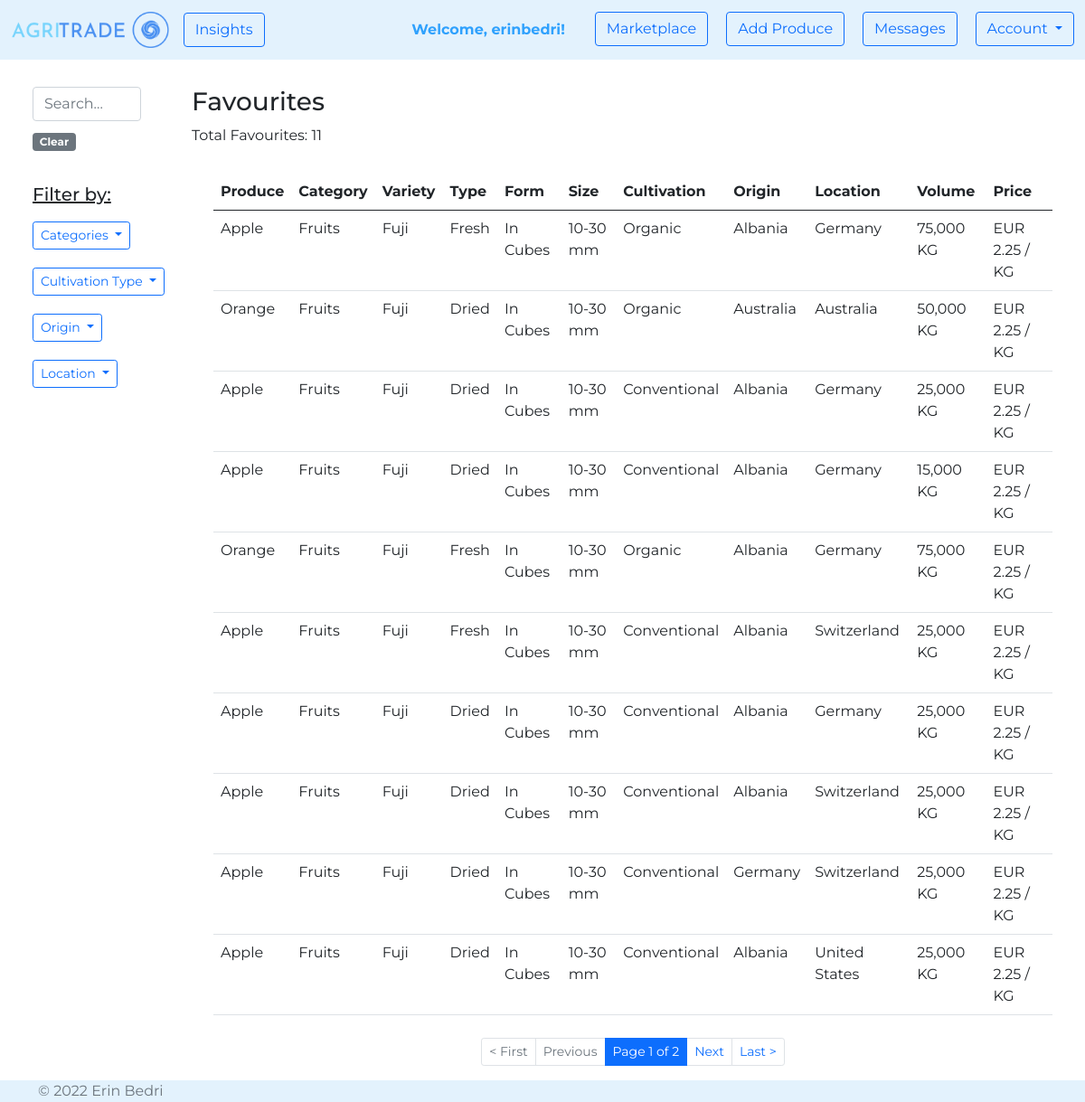
The app's page /marketplace/favourites/ (signed in) with its own data.
### agri_trade/marketplace/models.py (models this page shows, shortened)
class Product(models.Model):
    PRODUCT_CATEGORY = [
        ('Cereals', 'Cereals'),
        ('Pulses', 'Pulses'),
        ('Nuts', 'Nuts'),
        ('Oilseeds', 'Oilseeds'),
        ('Sugar and starch', 'Sugar and starch'),
        ('Fiber Crops', 'Fiber Crops'),
        ('Beverages', 'Beverages'),
        ('Narcotics', 'Narcotics'),
        ('Spices', 'Spices'),
        ('Forages', 'Forages'),
        ('Vegetables', 'Vegetables'),
        ('Fruits', 'Fruits'),
    ]
    PRODUCT_TYPE_MAX_LEN = max([len(product_type[1]) for product_type in PRODUCT_CATEGORY])
    CULTIVATION_TYPES = [
        ('Organic', 'Organic'),
        ('Conventional', 'Conventional'),
        ('In Conversion', 'In Conversion'),
    ]
    CULTIVATION_TYPE_MAX_LEN = max([len(cultivation_type[1]) for cultivation_type in CULTIVATION_TYPES])
    NAME_MAX_LEN = 20
    VARIETY_MAX_LEN = 25
    TYPE_MAX_LEN = 25
    FORM_MAX_LEN = 25
    SIZE_MAX_LEN = 25
    AVAILABLE_VOLUME_MIN_VALUE = 0
    AVAILABLE_VOLUME_MAX_VALUE = 1000000
    PRICE_MIN_VALUE = 0
    DESCRIPTION_MAX_LEN = 500
    owner = models.ForeignKey(
        UserModel,
        on_delete=CASCADE)
    name = models.CharField(
        max_length=NAME_MAX_LEN,
    )
    category = models.CharField(
        max_length=PRODUCT_TYPE_MAX_LEN,
        choices=PRODUCT_CATEGORY,
    )
    variety = models.CharField(
        max_length=VARIETY_MAX_LEN,
        blank=True,
        null=True,
    )
    type = models.CharField(
        max_length=TYPE_MAX_LEN,
        blank=True,
        null=True,
    )
    form = models.CharField(
        max_length=FORM_MAX_LEN,
        blank=True,
        null=True,
    )
    size = models.CharField(
        max_length=SIZE_MAX_LEN,
        blank=True,
        null=True,
    )
    cultivation_type = models.CharField(
        max_length=CULTIVATION_TYPE_MAX_LEN,
        choices=CULTIVATION_TYPES,
    )
    available_volume = models.IntegerField(
        validators=[
            MinValueValidator(AVAILABLE_VOLUME_MIN_VALUE),
            MaxValueValidator(AVAILABLE_VOLUME_MAX_VALUE),
        ]
    )
    price = models.FloatField(
        validators=[
            MinValueValidator(PRICE_MIN_VALUE),
        ]
    )
    description = models.TextField(
        max_length=DESCRIPTION_MAX_LEN,
        blank=True,
        null=True,
    )
    origin = CountryField(
    )
    location = CountryField(
    )
    image = models.ImageField(
        null=True,
        blank=True,
        upload_to='produces',
        validators=(
            file_size,
        )
    )
    created_on = models.DateTimeField(
        auto_now_add=True
    )
    edited_on = models.DateTimeField(
        auto_now=True
    )

### agri_trade/marketplace/views.py (the view)
# urls.py: path('favourites/', views.show_favourites, name='show favourites'),
@login_required
def show_favourites(request):
    favourites_per_page = 10
    q = request.GET.get('q') if request.GET.get('q') is not None else ''
    favourites = get_object_or_404(Company, pk=request.user.id).favourites.filter(
        Q(name__icontains=q) |
        Q(category__icontains=q) |
        Q(cultivation_type__icontains=q) |
        Q(origin__icontains=q) |
        Q(location__icontains=q) |
        Q(variety__icontains=q) |
        Q(type__icontains=q) |
        Q(description__icontains=q) |
        Q(form__icontains=q) |
        Q(owner__username=q)) \
        .order_by('-created_on')
    categories = sorted({favourite.category for favourite in favourites})
    cultivation_types = sorted({favourite.cultivation_type for favourite in favourites})
    origins = sorted({favourite.origin.name for favourite in favourites})
    locations = sorted({favourite.location.name for favourite in favourites})
    paginator = Paginator(favourites, favourites_per_page)
    page_number = request.GET.get('page')
    page_obj = paginator.get_page(page_number)
    favourites_count = favourites.count()
    context = {
        'page_obj': page_obj,
        'favourites_count': favourites_count,
        'categories': categories,
        'cultivation_types': cultivation_types,
        'origins': origins,
        'locations': locations,
        'query': q,
    }
    return render(request, 'marketplace/show_favourites.html', context)

### agri_trade/marketplace/templates/marketplace/show_favourites.html (shortened to what this page needs)
{% extends 'web/base.html' %}
{% load humanize %}
{% block content %}
    <div class="container-fluid" style="margin-top: 30px">
        <div class="row">
            <div class="col-2">
                <div class="container">
                    <div class="row justify-content-md-left">
                        <form class="d-flex" role="search">
                            <input class="form-control me-2" type="text" placeholder="Search..." name="q">
                        </form>
                        <div class="container" style="margin-top: 10px">
                            <a href="{% url 'marketplace:show favourites' %}"><span
                                    class="badge bg-secondary">Clear</span></a>
                        </div>
                        <div class="container" style="margin-top: 10px">
                            <h5 style="margin-top: 25px"><u>Filter by:</u></h5>
                            <div>
                                <button type="button" class="btn btn-outline-primary btn-sm dropdown-toggle"
                                        style="margin-top: 10px"
                                        data-bs-toggle="collapse" data-bs-target="#category">Categories
                                </button>
                            </div>
                            <div>
                                <button type="button" class="btn btn-outline-primary btn-sm dropdown-toggle"
                                        style="margin-top: 20px"
                                        data-bs-toggle="collapse" data-bs-target="#cultivationType">Cultivation Type
                                </button>
                            </div>
                            <div>
                                <button type="button" class="btn btn-outline-primary btn-sm dropdown-toggle"
                                        style="margin-top: 20px"
                                        data-bs-toggle="collapse" data-bs-target="#origin">Origin
                                </button>
                            </div>
                            <div>
                                <button type="button" class="btn btn-outline-primary btn-sm dropdown-toggle"
                                        style="margin-top: 20px"
                                        data-bs-toggle="collapse" data-bs-target="#location">Location
                                </button>
                            </div>
                        </div>
                    </div>
                </div>
            </div>
            <div class="col-10">
                <h3>Favourites{% if query %} > {{ query }} {% endif %}</h3>
                <p> Total Favourites: {{ favourites_count }}</p>
                <div class="container">
                    <table class="table table-hover" style="margin-top: 30px">
                        <thead>
                        <tr>
                            <th scope="col">Produce</th>
                            <th scope="col">Category</th>
                            <th scope="col">Variety</th>
                            <th scope="col">Type</th>
                            <th scope="col">Form</th>
                            <th scope="col">Size</th>
                            <th scope="col">Cultivation</th>
                            <th scope="col">Origin</th>
                            <th scope="col">Location</th>
                            <th scope="col">Volume</th>
                            <th scope="col">Price</th>
                        </tr>
                        </thead>
                        <tbody>
                        {% for favourite in page_obj %}
                            <tr onclick="window.location='{% url "marketplace:product details" favourite.id %}';">
                                <td>{{ favourite.name }}</td>
                                <td>{{ favourite.category }}</td>
                                <td>{% if favourite.variety %}{{ favourite.variety }}{% endif %}</td>
                                <td>{% if favourite.type %}{{ favourite.type }}{% endif %}</td>
                                <td>{% if favourite.form %}{{ favourite.form }}{% endif %}</td>
                                <td>{% if favourite.size %}{{ favourite.size }}{% endif %}</td>
                                <td>{{ favourite.cultivation_type }}</td>
                                <td>{{ favourite.origin.name }}</td>
                                <td>{{ favourite.location.name }}</td>
                                <td>{{ favourite.available_volume|intcomma }} KG</td>
                                <td>EUR {{ favourite.price|floatformat:2 }} / KG</td>
                            </tr>
                        {% empty %}
                            <p>You do not have any favourite products yet.</p>
                        {% endfor %}
                        </tbody>
                    </table>
                </div>
                <nav aria-label="Page navigation example" style="margin-top: 25px">
                    <ul class="pagination pagination-sm justify-content-center">
                        {% if page_obj.has_previous %}
                            <li class="page-item">
                                <a class="page-link" href="?page=1">< First</a></li>
                            <li class="page-item">
                                <a class="page-link" href="?page={{ page_obj.previous_page_number }}">Previous</a>
                            </li>
                        {% else %}
                            <li class="page-item disabled">
                                <a class="page-link" href="#">< First</a></li>
                            <li class="page-item disabled">
                                <a class="page-link" href="#">Previous</a>
                            </li>
                        {% endif %}
                        <li class="page-item active">
                            <a class="page-link"
                               href="#">Page {{ page_obj.number }} of {{ page_obj.paginator.num_pages }}</a></li>
                        {% if page_obj.has_next %}
                            <li class="page-item">
                                <a class="page-link" href="?page={{ page_obj.next_page_number }}">Next</a></li>
                            <li class="page-item">
                                <a class="page-link" href="?page={{ page_obj.paginator.num_pages }}">Last ></a>
                            </li>
                        {% else %}
                            <li class="page-item disabled">
                                <a class="page-link" href="#">Next</a></li>
                            <li class="page-item disabled">
                                <a class="page-link" href="#">Last ></a>
                            </li>
                        {% endif %}
                    </ul>
                </nav>
            </div>
        </div>
    </div>
{% endblock %}

### agri_trade/web/templates/web/navigation.html (shortened to what this page needs)
{% load static %}
<nav class="navbar navbar-expand-lg navbar-light" style="background-color: #e3f2fd;">
    <div class="container-fluid">
        <a class="navbar-brand" href="{% url 'web:homepage' %}">
            <img src="{% static 'img/logo.png' %}" alt="logo" style="height: 40px">
        </a>
        <ul class="navbar-nav">
            <li class="nav-item">
                <a class="btn btn-outline-primary" href="{% url 'posts:show posts' %}">Insights</a>
            </li>
        </ul>
        <div class="collapse navbar-collapse" id="navbarNavDropdown">
            <ul class="navbar-nav ms-auto">
                {% if request.user.is_authenticated %}
                    <li class="nav-item"style="margin-right: 25px">
                        <b><a class="nav-link disabled" href="#"
                              style="color: #2fa1fd">Welcome, {{ request.user.username }}!</a></b>
                    </li>
                    <li class="nav-item" style="padding-right: 20px">
                        <a class="btn btn-outline-primary" href="{% url 'marketplace:marketplace' %}">Marketplace</a>
                    </li>
                    <li class="nav-item" style="padding-right: 20px">
                        <a class="btn btn-outline-primary" href="{% url 'marketplace:add product' %}">Add Produce</a>
                    </li>
                    <li class="nav-item" style="padding-right: 20px">
                        <button type="button" class="btn btn-outline-primary position-relative"
                                onclick="location.href = '{% url 'user_messages:messages' %}';">
                            Messages
                        </button>
                    </li>
                    <div class="dropdown">
                        <button class="btn btn-outline-primary dropdown-toggle" type="button" id="dropdownMenuButton1"
                                data-bs-toggle="dropdown" aria-expanded="false">
                            Account
                        </button>
                    </div>
                {% endif %}
            </ul>
        </div>
    </div>
</nav>

### static/css/style.css (style rules this page uses)
body { font-family: 'Montserrat', sans-serif !important; }

### records on screen
Product: name "Apple", category "Fruits", variety "Fuji", type "Fresh", form "In Cubes", size "10-30 mm", cultivation_type "Organic", origin.name "Albania", location.name "Germany", available_volume "75,000", price "2.25"
Product: name "Orange", category "Fruits", variety "Fuji", type "Dried", form "In Cubes", size "10-30 mm", cultivation_type "Organic", origin.name "Australia", location.name "Australia", available_volume "50,000", price "2.25"
Product: name "Apple", category "Fruits", variety "Fuji", type "Dried", form "In Cubes", size "10-30 mm", cultivation_type "Conventional", origin.name "Albania", location.name "Germany", available_volume "25,000", price "2.25"
Product: name "Apple", category "Fruits", variety "Fuji", type "Dried", form "In Cubes", size "10-30 mm", cultivation_type "Conventional", origin.name "Albania", location.name "Germany", available_volume "15,000", price "2.25"
Product: name "Orange", category "Fruits", variety "Fuji", type "Fresh", form "In Cubes", size "10-30 mm", cultivation_type "Organic", origin.name "Albania", location.name "Germany", available_volume "75,000", price "2.25"
Product: name "Apple", category "Fruits", variety "Fuji", type "Fresh", form "In Cubes", size "10-30 mm", cultivation_type "Conventional", origin.name "Albania", location.name "Switzerland", available_volume "25,000", price "2.25"
Product: name "Apple", category "Fruits", variety "Fuji", type "Dried", form "In Cubes", size "10-30 mm", cultivation_type "Conventional", origin.name "Albania", location.name "Germany", available_volume "25,000", price "2.25"
Product: name "Apple", category "Fruits", variety "Fuji", type "Dried", form "In Cubes", size "10-30 mm", cultivation_type "Conventional", origin.name "Albania", location.name "Switzerland", available_volume "25,000", price "2.25"
Product: name "Apple", category "Fruits", variety "Fuji", type "Dried", form "In Cubes", size "10-30 mm", cultivation_type "Conventional", origin.name "Germany", location.name "Switzerland", available_volume "25,000", price "2.25"
Product: name "Apple", category "Fruits", variety "Fuji", type "Dried", form "In Cubes", size "10-30 mm", cultivation_type "Conventional", origin.name "Albania", location.name "United States", available_volume "25,000", price "2.25"

### other values on screen
{{ request.user.username }} "erinbedri"
{{ favourites_count }} "11"
{{ page_obj.number }} "1"
{{ page_obj.paginator.num_pages }} "2"
